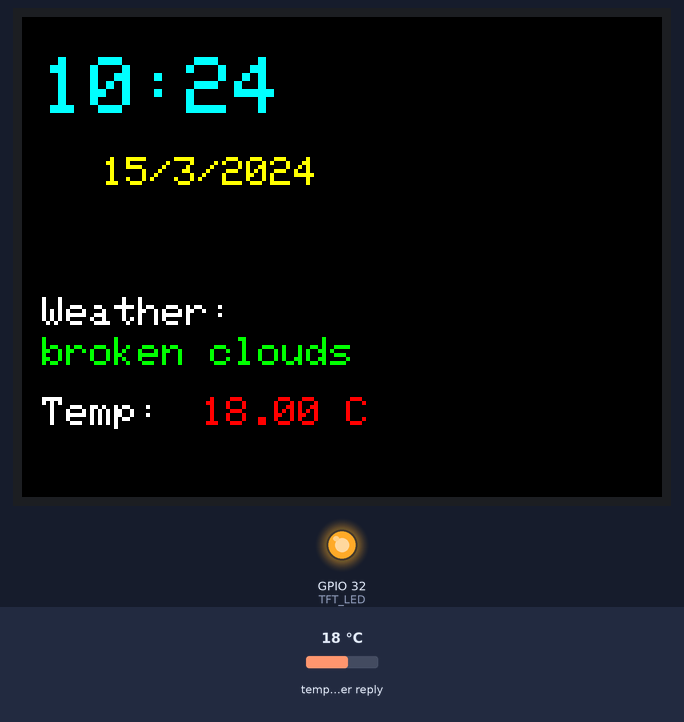
The sketch below on a simulated ESP32. Shown: 320×240 colour display, output pins drawn as LEDs (lit = HIGH). The inputs (shaded band) are chosen by the test bench; at power-on: temperature in the weather reply 18 °C. WiFi joins after 1.5 s; servers stay silent unless stated; network time is answered at once with the bench clock; the local clock reads 2024-03-15 10:24:30 at power-on unless the sketch sets it; web services answer with replies made up by the test bench; what the sketch prints to the serial monitor is not drawn.

Above: at 2.1 s.
At 62.2 s:
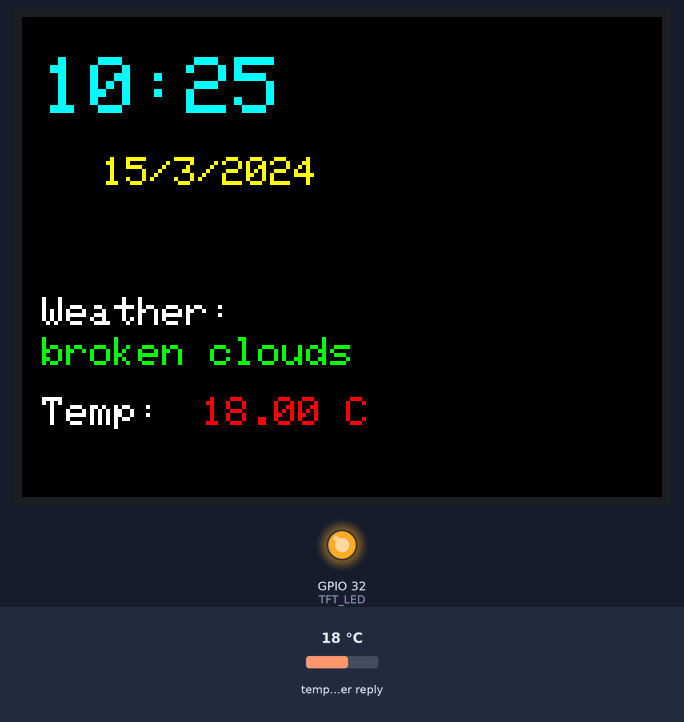
At 122.2 s:
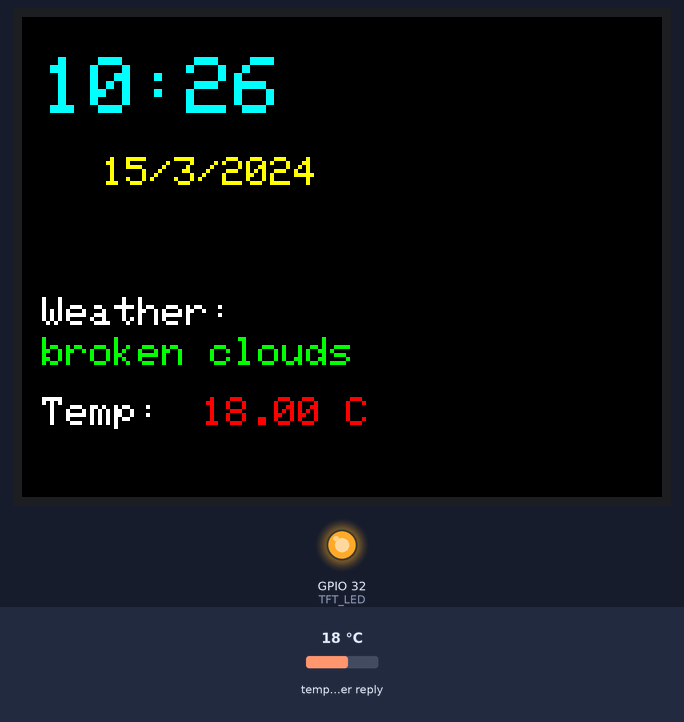

The sketch:

iot.ino
```cpp
#include <WiFi.h>
#include <Adafruit_GFX.h>
#include <Adafruit_ILI9341.h>
#include <HTTPClient.h>
#include <ArduinoJson.h>
#include <NTPClient.h>
#include <WiFiUdp.h>

// WiFi credentials
const char* ssid = "SSID";
const char* password = "Pass";

// OpenWeatherMap API details
const String apiKey = "Nope Not Today";
const String city = "CITY";  // URL-encoded city name
const String countryCode = "CA";
String weatherUrl = "http://api.openweathermap.org/data/2.5/weather?q=" + city + "," + countryCode + "&appid=" + apiKey + "&units=metric";

// TFT Display setup
#define TFT_CS     17
#define TFT_DC     16
#define TFT_RST    5
#define TFT_LED    32   // Backlight control pin
Adafruit_ILI9341 tft = Adafruit_ILI9341(TFT_CS, TFT_DC, TFT_RST);

// NTP setup
WiFiUDP ntpUDP;

// Define UTC offset in seconds for Eastern Time
// -5 hours for EST (Standard Time) = -18000 seconds
// -4 hours for EDT (Daylight Saving Time) = -14400 seconds
const long utcOffsetInSeconds = -18000;  // Change to -14400 during Daylight Saving Time
NTPClient timeClient(ntpUDP, "pool.ntp.org", utcOffsetInSeconds, 60000);  // Sync time every minute

void setup() {
  Serial.begin(115200);
  pinMode(TFT_LED, OUTPUT);  // Set LED pin as output
  digitalWrite(TFT_LED, HIGH);  // Turn on the backlight

  tft.begin();
  tft.setRotation(1);
  tft.fillScreen(ILI9341_BLACK);

  // Connect to WiFi
  Serial.print("Connecting to WiFi...");
  WiFi.begin(ssid, password);
  while (WiFi.status() != WL_CONNECTED) {
    delay(500);
    Serial.print(".");
  }
  Serial.println("\nConnected to WiFi");

  // Start NTP client
  timeClient.begin();
  updateWeather();
}

void loop() {
  timeClient.update();
  displayTimeAndDate();
  delay(60000);  // Update every minute
}

// Function to display time and date on the display
void displayTimeAndDate() {
  Serial.println("Updating Time and Date...");
  tft.fillRect(0, 0, 240, 120, ILI9341_BLACK);  // Clear area

  // Display Time
  tft.setTextColor(ILI9341_CYAN, ILI9341_BLACK);
  tft.setTextSize(4);
  tft.setCursor(10, 20);
  String timeStr = formatTime();
  tft.print(timeStr);
  Serial.println("Time: " + timeStr);

  // Display Date
  tft.setTextColor(ILI9341_YELLOW, ILI9341_BLACK);
  tft.setTextSize(2);
  tft.setCursor(40, 70);
  String dateStr = formatDate();
  tft.print(dateStr);
  Serial.println("Date: " + dateStr);
}

// Format Time as HH:MM
String formatTime() {
  int currentHour = timeClient.getHours();
  int currentMinute = timeClient.getMinutes();
  return (currentHour < 10 ? "0" : "") + String(currentHour) + ":" + (currentMinute < 10 ? "0" : "") + String(currentMinute);
}

// Format Date as DD/MM/YYYY from epoch time
String formatDate() {
  unsigned long epochTime = timeClient.getEpochTime();
  struct tm *ptm = gmtime((time_t *)&epochTime);
  int day = ptm->tm_mday;
  int month = ptm->tm_mon + 1;  // tm_mon is 0-11, so we add 1
  int year = ptm->tm_year + 1900;  // tm_year is years since 1900
  return String(day) + "/" + String(month) + "/" + String(year);
}

// Function to fetch and display weather information
void updateWeather() {
  Serial.println("Fetching Weather Data...");
  Serial.println("Request URL: " + weatherUrl);  // Print the full request URL for debugging

  if (WiFi.status() == WL_CONNECTED) {
    HTTPClient http;
    http.setTimeout(5000);  // Set timeout to 5 seconds
    http.begin(weatherUrl);
    int httpCode = http.GET();

    if (httpCode == 200) {
      String payload = http.getString();
      Serial.println("Weather Data: " + payload);
      DynamicJsonDocument doc(1024);
      DeserializationError error = deserializeJson(doc, payload);

      if (error) {
        Serial.print("Failed to parse JSON: ");
        Serial.println(error.c_str());
        return;
      }

      // Extract and display weather information
      String weather = doc["weather"][0]["description"].as<String>();
      float temp = doc["main"]["temp"].as<float>();

      // Display weather data with colors
      tft.fillRect(0, 120, 240, 120, ILI9341_BLACK);  // Clear previous weather data

      tft.setTextColor(ILI9341_WHITE, ILI9341_BLACK);
      tft.setTextSize(2);
      tft.setCursor(10, 140);
      tft.print("Weather: ");
      tft.setTextColor(ILI9341_GREEN, ILI9341_BLACK);
      tft.setCursor(10, 160);
      tft.print(weather);

      tft.setTextColor(ILI9341_WHITE, ILI9341_BLACK);
      tft.setCursor(10, 190);
      tft.print("Temp: ");
      tft.setTextColor(ILI9341_RED, ILI9341_BLACK);
      tft.setCursor(90, 190);
      tft.print(String(temp) + " C");
    } else {
      Serial.println("Failed to retrieve weather data. HTTP code: " + String(httpCode));
    }
    http.end();
  } else {
    Serial.println("WiFi not connected.");
  }
}
```

Measured:
- what the display in image 0 shows lasts 60.0 s, from 2.1 s to 62.1 s
